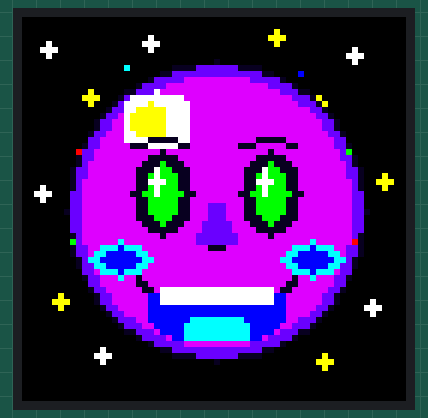
A sketch run on a simulated ESP32. Parts: 64×64 colour display. What the sketch prints to the serial monitor is not drawn.

Above: at 0.6 s.

The sketch:

fullBitmap.ino
```cpp
#include <Arduino.h>
#include <ESP32-HUB75-MatrixPanel-I2S-DMA.h>

// =====================================================
// BITMAP 64x64 INTEGRADO EN ESTE MISMO ARCHIVO
// =====================================================

static const uint8_t faceBitmap64[64 * 64] PROGMEM = {
  0,0,0,0,0,0,0,0,0,0,0,0,0,0,0,0,0,0,0,0,0,0,0,0,0,0,0,0,0,0,0,0,0,0,0,0,0,0,0,0,0,0,0,0,0,0,0,0,0,0,0,0,0,0,0,0,0,0,0,0,0,0,0,0,
  0,0,0,0,0,0,0,0,0,0,0,0,0,0,0,0,0,0,0,0,0,0,0,0,0,0,0,0,0,0,0,0,0,0,0,0,0,0,0,0,0,0,0,0,0,0,0,0,0,0,0,0,0,0,0,0,0,0,0,0,0,0,0,0,
  0,0,0,0,0,0,0,0,0,0,0,0,0,0,0,0,0,0,0,0,0,0,0,0,0,0,0,0,0,0,0,0,0,0,0,0,0,0,0,0,0,0,8,0,0,0,0,0,0,0,0,0,0,0,0,0,0,0,0,0,0,0,0,0,
  0,0,0,0,0,0,0,0,0,0,0,0,0,0,0,0,0,0,0,0,0,6,0,0,0,0,0,0,0,0,0,0,0,0,0,0,0,0,0,0,0,8,8,8,0,0,0,0,0,0,0,0,0,0,0,0,0,0,0,0,0,0,0,0,
  0,0,0,0,6,0,0,0,0,0,0,0,0,0,0,0,0,0,0,0,6,6,6,0,0,0,0,0,0,0,0,0,0,0,0,0,0,0,0,0,0,0,8,0,0,0,0,0,0,0,0,0,0,0,0,0,0,0,0,0,0,0,0,0,
  0,0,0,6,6,6,0,0,0,0,0,0,0,0,0,0,0,0,0,0,0,6,0,0,0,0,0,0,0,0,0,0,0,0,0,0,0,0,0,0,0,0,0,0,0,0,0,0,0,0,0,0,0,0,0,6,0,0,0,0,0,0,0,0,
  0,0,0,0,6,0,0,0,0,0,0,0,0,0,0,0,0,0,0,0,0,0,0,0,0,0,0,0,0,0,0,0,0,0,0,0,0,0,0,0,0,0,0,0,0,0,0,0,0,0,0,0,0,0,6,6,6,0,0,0,0,0,0,0,
  0,0,0,0,0,0,0,0,0,0,0,0,0,0,0,0,0,0,0,0,0,0,0,0,0,0,0,0,0,0,0,0,2,0,0,0,0,0,0,0,0,0,0,0,0,0,0,0,0,0,0,0,0,0,0,6,0,0,0,0,0,0,0,0,
  0,0,0,0,0,0,0,0,0,0,0,0,0,0,0,0,0,7,0,0,0,0,0,0,0,2,2,2,2,9,9,9,9,9,9,9,2,2,2,2,0,0,0,0,0,0,0,0,0,0,0,0,0,0,0,0,0,0,0,0,0,0,0,0,
  0,0,0,0,0,0,0,0,0,0,0,0,0,0,0,0,0,0,0,0,0,0,0,2,2,9,9,9,9,9,9,9,9,9,9,9,9,9,9,9,2,2,0,0,0,0,3,0,0,0,0,0,0,0,0,0,0,0,0,0,0,0,0,0,
  0,0,0,0,0,0,0,0,0,0,0,0,0,0,0,0,0,0,0,0,0,2,9,9,9,9,9,1,1,1,1,1,1,1,1,1,1,1,9,9,9,9,9,2,0,0,0,0,0,0,0,0,0,0,0,0,0,0,0,0,0,0,0,0,
  0,0,0,0,0,0,0,0,0,0,0,0,0,0,0,0,0,0,0,2,9,9,9,9,1,1,1,1,1,1,1,1,1,1,1,1,1,1,1,1,1,9,9,9,9,2,0,0,0,0,0,0,0,0,0,0,0,0,0,0,0,0,0,0,
  0,0,0,0,0,0,0,0,0,0,0,8,0,0,0,0,0,2,2,9,9,9,6,1,1,1,1,1,1,1,1,1,1,1,1,1,1,1,1,1,1,1,1,9,9,9,2,2,0,0,0,0,0,0,0,0,0,0,0,0,0,0,0,0,
  0,0,0,0,0,0,0,0,0,0,8,8,8,0,0,0,2,9,6,6,6,6,6,6,6,6,6,1,1,1,1,1,1,1,1,1,1,1,1,1,1,1,1,1,1,9,9,9,2,8,0,0,0,0,0,0,0,0,0,0,0,0,0,0,
  0,0,0,0,0,0,0,0,0,0,0,8,0,0,0,2,9,6,6,6,6,8,6,6,6,6,6,6,1,1,1,1,1,1,1,1,1,1,1,1,1,1,1,1,1,1,9,9,9,2,8,0,0,0,0,0,0,0,0,0,0,0,0,0,
  0,0,0,0,0,0,0,0,0,0,0,0,0,0,2,9,9,6,6,8,8,8,8,8,6,6,6,6,1,1,1,1,1,1,1,1,1,1,1,1,1,1,1,1,1,1,1,1,9,9,2,0,0,0,0,0,0,0,0,0,0,0,0,0,
  0,0,0,0,0,0,0,0,0,0,0,0,0,2,9,9,1,6,8,8,8,8,8,8,6,6,6,6,1,1,1,1,1,1,1,1,1,1,1,1,1,1,1,1,1,1,1,1,1,9,9,2,0,0,0,0,0,0,0,0,0,0,0,0,
  0,0,0,0,0,0,0,0,0,0,0,0,2,9,9,1,1,6,8,8,8,8,8,8,6,6,6,6,1,1,1,1,1,1,1,1,1,1,1,1,1,1,1,1,1,1,1,1,1,1,9,9,2,0,0,0,0,0,0,0,0,0,0,0,
  0,0,0,0,0,0,0,0,0,0,0,0,2,9,9,1,1,6,8,8,8,8,8,8,6,6,6,6,1,1,1,1,1,1,1,1,1,1,1,1,1,1,1,1,1,1,1,1,1,1,9,9,2,0,0,0,0,0,0,0,0,0,0,0,
  0,0,0,0,0,0,0,0,0,0,0,2,9,9,1,1,1,6,6,8,8,8,8,8,6,6,6,6,1,1,1,1,1,1,1,1,1,1,1,1,1,1,1,1,1,1,1,1,1,1,1,9,9,2,0,0,0,0,0,0,0,0,0,0,
  0,0,0,0,0,0,0,0,0,0,0,9,9,1,1,1,1,6,6,6,6,2,2,2,2,2,6,6,1,1,1,1,1,1,1,1,1,1,1,2,2,2,2,2,1,1,1,1,1,1,1,1,9,9,0,0,0,0,0,0,0,0,0,0,
  0,0,0,0,0,0,0,0,0,0,2,9,9,1,1,1,1,1,2,2,2,6,6,6,6,6,2,2,1,1,1,1,1,1,1,1,2,2,2,1,1,1,1,1,2,2,1,1,1,1,1,1,9,9,2,0,0,0,0,0,0,0,0,0,
  0,0,0,0,0,0,0,0,0,4,9,9,1,1,1,1,1,1,1,1,1,1,1,2,1,1,1,1,1,1,1,1,1,1,1,1,1,1,1,1,1,2,1,1,1,1,1,1,1,1,1,1,1,9,5,0,0,0,0,0,0,0,0,0,
  0,0,0,0,0,0,0,0,0,2,9,9,1,1,1,1,1,1,1,1,1,2,2,2,2,2,1,1,1,1,1,1,1,1,1,1,1,1,1,2,2,2,2,2,1,1,1,1,1,1,1,1,1,9,9,2,0,0,0,0,0,0,0,0,
  0,0,0,0,0,0,0,0,0,2,9,1,1,1,1,1,1,1,1,1,2,2,2,5,2,2,2,1,1,1,1,1,1,1,1,1,1,1,2,2,2,5,2,2,2,1,1,1,1,1,1,1,1,1,9,2,0,0,0,0,0,0,0,0,
  0,0,0,0,0,0,0,0,2,9,9,1,1,1,1,1,1,1,1,2,2,2,6,5,5,2,2,2,1,1,1,1,1,1,1,1,1,2,2,2,6,5,5,2,2,2,1,1,1,1,1,1,1,1,9,9,2,0,0,0,0,0,0,0,
  0,0,0,0,0,0,0,0,2,9,9,1,1,1,1,1,1,1,1,2,2,5,6,5,5,5,2,2,1,1,1,1,1,1,1,1,1,2,2,5,6,5,5,5,2,2,1,1,1,1,1,1,1,1,9,9,2,0,0,0,8,0,0,0,
  0,0,0,0,0,0,0,0,2,9,1,1,1,1,1,1,1,1,1,2,2,6,6,6,5,5,2,2,1,1,1,1,1,1,1,1,1,2,2,6,6,6,5,5,2,2,1,1,1,1,1,1,1,1,1,9,2,0,0,8,8,8,0,0,
  0,0,0,6,0,0,0,0,2,9,1,1,1,1,1,1,1,1,1,2,2,5,6,5,5,5,2,2,1,1,1,1,1,1,1,1,1,2,2,5,6,5,5,5,2,2,1,1,1,1,1,1,1,1,1,9,2,0,0,0,8,0,0,0,
  0,0,6,6,6,0,0,0,9,9,1,1,1,1,1,1,1,1,2,2,5,5,6,5,5,5,5,2,2,1,1,1,1,1,1,1,2,2,5,5,6,5,5,5,5,2,2,1,1,1,1,1,1,1,1,9,9,0,0,0,0,0,0,0,
  0,0,0,6,0,0,0,0,9,9,1,1,1,1,1,1,1,1,1,2,2,5,5,5,5,5,2,2,1,1,1,1,1,1,1,1,1,2,2,5,5,5,5,5,2,2,1,1,1,1,1,1,1,1,1,9,9,0,0,0,0,0,0,0,
  0,0,0,0,0,0,0,0,9,9,1,1,1,1,1,1,1,1,1,2,2,5,5,5,5,5,2,2,1,1,1,9,9,9,1,1,1,2,2,5,5,5,5,5,2,2,1,1,1,1,1,1,1,1,1,9,9,0,0,0,0,0,0,0,
  0,0,0,0,0,0,0,2,9,9,1,1,1,1,1,1,1,1,1,2,2,5,5,5,5,5,2,2,1,1,1,9,9,9,1,1,1,2,2,5,5,5,5,5,2,2,1,1,1,1,1,1,1,1,1,9,9,2,0,0,0,0,0,0,
  0,0,0,0,0,0,0,0,9,9,1,1,1,1,1,1,1,1,1,2,2,2,5,5,5,2,2,2,1,1,1,9,9,9,1,1,1,2,2,2,5,5,5,2,2,2,1,1,1,1,1,1,1,1,1,9,9,0,0,0,0,0,0,0,
  0,0,0,0,0,0,0,0,9,9,1,1,1,1,1,1,1,1,1,1,2,2,2,5,2,2,2,1,1,1,9,9,9,9,9,1,1,1,2,2,2,5,2,2,2,1,1,1,1,1,1,1,1,1,1,9,9,0,0,0,0,0,0,0,
  0,0,0,0,0,0,0,0,9,9,1,1,1,1,1,1,1,1,1,1,1,2,2,2,2,2,1,1,1,1,9,9,9,9,9,1,1,1,1,2,2,2,2,2,1,1,1,1,1,1,1,1,1,1,1,9,9,0,0,0,0,0,0,0,
  0,0,0,0,0,0,0,0,2,9,1,1,1,1,1,1,1,1,1,1,1,1,1,2,1,1,1,1,1,9,9,9,9,9,9,9,1,1,1,1,1,2,1,1,1,1,1,1,1,1,1,1,1,1,1,9,2,0,0,0,0,0,0,0,
  0,0,0,0,0,0,0,0,5,9,1,1,1,1,1,1,7,1,1,1,1,1,1,1,1,1,1,1,1,9,9,9,9,9,9,9,1,1,1,1,1,1,1,1,1,1,1,1,7,1,1,1,1,1,1,4,2,0,0,0,0,0,0,0,
  0,0,0,0,0,0,0,0,2,9,9,1,1,7,7,7,3,7,7,7,1,1,1,1,1,1,1,1,1,1,1,2,2,2,1,1,1,1,1,1,1,1,1,1,1,7,7,7,3,7,7,7,1,1,9,9,2,0,0,0,0,0,0,0,
  0,0,0,0,0,0,0,0,2,9,9,1,7,7,3,3,3,3,3,7,7,1,1,1,1,1,1,1,1,1,1,1,1,1,1,1,1,1,1,1,1,1,1,1,7,7,3,3,3,3,3,7,7,1,9,9,2,0,0,0,0,0,0,0,
  0,0,0,0,0,0,0,0,0,2,9,7,7,3,3,3,3,3,3,3,7,7,1,1,1,1,1,1,1,1,1,1,1,1,1,1,1,1,1,1,1,1,1,7,7,3,3,3,3,3,3,3,7,7,9,2,0,0,0,0,0,0,0,0,
  0,0,0,0,0,0,0,0,0,2,9,9,7,7,3,3,3,3,3,7,7,1,1,1,1,1,1,1,1,1,1,1,1,1,1,1,1,1,1,1,1,1,1,1,7,7,3,3,3,3,3,7,7,9,9,2,0,0,0,0,0,0,0,0,
  0,0,0,0,0,0,0,0,0,0,9,9,1,7,7,7,3,7,7,7,1,1,1,1,1,1,1,1,1,1,1,1,1,1,1,1,1,1,1,1,1,1,1,1,1,7,7,7,3,7,7,7,1,9,9,0,0,0,0,0,0,0,0,0,
  0,0,0,0,0,0,0,0,0,0,2,9,9,1,1,1,7,1,1,2,1,1,1,1,1,1,1,1,1,1,1,1,1,1,1,1,1,1,1,1,1,1,1,1,1,2,1,1,7,1,1,1,9,9,2,0,0,0,0,0,0,0,0,0,
  0,0,0,0,0,0,0,0,0,0,0,9,9,1,1,1,1,1,1,2,2,1,1,1,1,1,1,1,1,1,1,1,1,1,1,1,1,1,1,1,1,1,1,1,2,2,1,1,1,1,1,1,9,9,0,0,0,0,0,0,0,0,0,0,
  0,0,0,0,0,0,0,0,0,0,0,2,9,9,1,1,1,1,1,1,2,2,1,6,6,6,6,6,6,6,6,6,6,6,6,6,6,6,6,6,6,6,1,2,2,1,1,1,1,1,1,9,9,2,0,0,0,0,0,0,0,0,0,0,
  0,0,0,0,0,0,8,0,0,0,0,0,2,9,9,1,1,1,1,1,1,3,3,6,6,6,6,6,6,6,6,6,6,6,6,6,6,6,6,6,6,6,3,3,1,1,1,1,1,1,9,9,2,0,0,0,0,0,0,0,0,0,0,0,
  0,0,0,0,0,8,8,8,0,0,0,0,2,9,9,1,1,1,1,1,1,3,3,6,6,6,6,6,6,6,6,6,6,6,6,6,6,6,6,6,6,6,3,3,1,1,1,1,1,1,9,9,2,0,0,0,0,0,6,0,0,0,0,0,
  0,0,0,0,0,0,8,0,0,0,0,0,0,2,9,9,1,1,1,1,1,3,3,3,3,3,3,3,3,3,3,3,3,3,3,3,3,3,3,3,3,3,3,3,1,1,1,1,1,9,9,2,0,0,0,0,0,6,6,6,0,0,0,0,
  0,0,0,0,0,0,0,0,0,0,0,0,0,0,2,9,9,1,1,1,1,3,3,3,3,3,3,3,3,3,3,3,3,3,3,3,3,3,3,3,3,3,3,3,1,1,1,1,9,9,2,0,0,0,0,0,0,0,6,0,0,0,0,0,
  0,0,0,0,0,0,0,0,0,0,0,0,0,0,0,2,9,9,9,1,1,3,3,3,3,3,3,3,7,7,7,7,7,7,7,7,7,3,3,3,3,3,3,3,1,1,9,9,9,2,0,0,0,0,0,0,0,0,0,0,0,0,0,0,
  0,0,0,0,0,0,0,0,0,0,0,0,0,0,0,0,2,9,9,9,1,1,3,3,3,3,3,7,7,7,7,7,7,7,7,7,7,7,3,3,3,3,3,1,1,9,9,9,2,0,0,0,0,0,0,0,0,0,0,0,0,0,0,0,
  0,0,0,0,0,0,0,0,0,0,0,0,0,0,0,0,0,2,2,9,9,9,1,3,3,3,3,7,7,7,7,7,7,7,7,7,7,7,3,3,3,3,1,9,9,9,2,2,0,0,0,0,0,0,0,0,0,0,0,0,0,0,0,0,
  0,0,0,0,0,0,0,0,0,0,0,0,0,0,0,0,0,0,0,2,9,9,9,9,1,3,3,7,7,7,7,7,7,7,7,7,7,7,3,3,1,9,9,9,9,2,0,0,0,0,0,0,0,0,0,0,0,0,0,0,0,0,0,0,
  0,0,0,0,0,0,0,0,0,0,0,0,0,0,0,0,0,0,0,0,0,2,9,9,9,9,9,1,1,1,1,1,1,1,1,1,1,1,9,9,9,9,9,2,0,0,0,0,0,0,0,0,0,0,0,0,0,0,0,0,0,0,0,0,
  0,0,0,0,0,0,0,0,0,0,0,0,0,6,0,0,0,0,0,0,0,0,0,2,2,9,9,9,9,9,9,9,9,9,9,9,9,9,9,9,2,2,0,0,0,0,0,0,0,0,0,0,0,0,0,0,0,0,0,0,0,0,0,0,
  0,0,0,0,0,0,0,0,0,0,0,0,6,6,6,0,0,0,0,0,0,0,0,0,0,2,2,2,2,9,9,9,9,9,9,9,2,2,2,2,0,0,0,0,0,0,0,0,0,0,8,0,0,0,0,0,0,0,0,0,0,0,0,0,
  0,0,0,0,0,0,0,0,0,0,0,0,0,6,0,0,0,0,0,0,0,0,0,0,0,0,0,0,0,0,0,0,2,0,0,0,0,0,0,0,0,0,0,0,0,0,0,0,0,8,8,8,0,0,0,0,0,0,0,0,0,0,0,0,
  0,0,0,0,0,0,0,0,0,0,0,0,0,0,0,0,0,0,0,0,0,0,0,0,0,0,0,0,0,0,0,0,0,0,0,0,0,0,0,0,0,0,0,0,0,0,0,0,0,0,8,0,0,0,0,0,0,0,0,0,0,0,0,0,
  0,0,0,0,0,0,0,0,0,0,0,0,0,0,0,0,0,0,0,0,0,0,0,0,0,0,0,0,0,0,0,0,0,0,0,0,0,0,0,0,0,0,0,0,0,0,0,0,0,0,0,0,0,0,0,0,0,0,0,0,0,0,0,0,
  0,0,0,0,0,0,0,0,0,0,0,0,0,0,0,0,0,0,0,0,0,0,0,0,0,0,0,0,0,0,0,0,0,0,0,0,0,0,0,0,0,0,0,0,0,0,0,0,0,0,0,0,0,0,0,0,0,0,0,0,0,0,0,0,
  0,0,0,0,0,0,0,0,0,0,0,0,0,0,0,0,0,0,0,0,0,0,0,0,0,0,0,0,0,0,0,0,0,0,0,0,0,0,0,0,0,0,0,0,0,0,0,0,0,0,0,0,0,0,0,0,0,0,0,0,0,0,0,0,
  0,0,0,0,0,0,0,0,0,0,0,0,0,0,0,0,0,0,0,0,0,0,0,0,0,0,0,0,0,0,0,0,0,0,0,0,0,0,0,0,0,0,0,0,0,0,0,0,0,0,0,0,0,0,0,0,0,0,0,0,0,0,0,0,
  0,0,0,0,0,0,0,0,0,0,0,0,0,0,0,0,0,0,0,0,0,0,0,0,0,0,0,0,0,0,0,0,0,0,0,0,0,0,0,0,0,0,0,0,0,0,0,0,0,0,0,0,0,0,0,0,0,0,0,0,0,0,0,0,
};


// =====================================================
// PANEL CONFIGURATION
// =====================================================

static const int PANEL_WIDTH  = 64;
static const int PANEL_HEIGHT = 64;
static const int PANEL_CHAIN  = 1;

#define PIN_R1   25
#define PIN_G1   26
#define PIN_B1   27
#define PIN_R2   14
#define PIN_G2   12
#define PIN_B2   13
#define PIN_A    23
#define PIN_B    19
#define PIN_C     5
#define PIN_D    17
#define PIN_E    32
#define PIN_LAT   4
#define PIN_OE   15
#define PIN_CLK  16

MatrixPanel_I2S_DMA* display = nullptr;
uint16_t palette[10];

// Confirmed physical order for this panel: GBR.
static inline uint16_t panelColor(uint8_t r, uint8_t g, uint8_t b) {
  return display->color565(g, b, r);
}

void buildPalette() {
  palette[0] = panelColor(0, 0, 0);         // black/background
  palette[1] = panelColor(255, 220, 0);     // yellow
  palette[2] = panelColor(35, 12, 0);       // dark outline
  palette[3] = panelColor(255, 0, 0);       // red
  palette[4] = panelColor(0, 255, 0);       // green
  palette[5] = panelColor(0, 0, 255);       // blue
  palette[6] = panelColor(255, 255, 255);   // white
  palette[7] = panelColor(255, 0, 255);     // magenta
  palette[8] = panelColor(0, 255, 255);     // cyan
  palette[9] = panelColor(255, 110, 0);     // orange
}

void drawBitmap64() {
  for (int y = 0; y < PANEL_HEIGHT; y++) {
    for (int x = 0; x < PANEL_WIDTH; x++) {
      const uint8_t index = pgm_read_byte(&faceBitmap64[y * 64 + x]);
      display->drawPixel(x, y, palette[index]);
    }
  }
}

void setupDisplay() {
  HUB75_I2S_CFG::i2s_pins pins = {
    PIN_R1, PIN_G1, PIN_B1,
    PIN_R2, PIN_G2, PIN_B2,
    PIN_A, PIN_B, PIN_C, PIN_D, PIN_E,
    PIN_LAT, PIN_OE, PIN_CLK
  };

  HUB75_I2S_CFG config(
    PANEL_WIDTH,
    PANEL_HEIGHT,
    PANEL_CHAIN,
    pins
  );

  // Known-working configuration for this AliExpress Clockwise clone:
  // ESP32 Arduino Core 2.0.17 + older HUB75 DMA library.
  config.driver = HUB75_I2S_CFG::FM6126A;
  config.clkphase = true;
  config.double_buff = false;

  display = new MatrixPanel_I2S_DMA(config);

  if (!display->begin()) {
    Serial.println("ERROR: matrix initialization failed.");
    while (true) {
      delay(1000);
    }
  }

  display->setBrightness8(40);
  display->clearScreen();
}

void setup() {
  Serial.begin(115200);
  delay(500);

  setupDisplay();
  buildPalette();
  drawBitmap64();

  Serial.println("64x64 bitmap drawn.");
  Serial.printf("Refresh: %d Hz\n", display->calculated_refresh_rate);
}

void loop() {
  // Static full-screen bitmap. Nothing needs to be redrawn.
}
```
